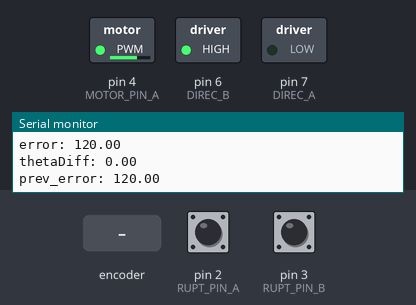
The program below on a simulated Arduino Mega 2560, built with avr-gcc and run on an emulated ATmega2560. Parts: switched loads named in the program (green lamp = pin HIGH), the last lines printed to the serial monitor. Inputs (shaded band) come from the test bench; at power-on: pin 2 (RUPT_PIN_A) LOW, pin 3 (RUPT_PIN_B) LOW.

Above: at 4.2 s.
4.3 s: rotary encoder on pin 2 (RUPT_PIN_A) / pin 3 (RUPT_PIN_B) turned 2 steps (second pin leading)
At 6.0 s:
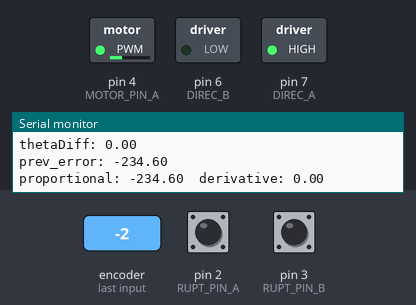
6.3 s: rotary encoder on pin 2 (RUPT_PIN_A) / pin 3 (RUPT_PIN_B) turned 3 steps (first pin leading)
At 8.2 s:
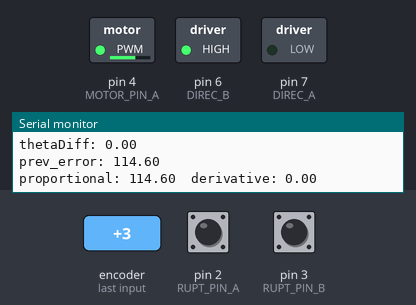
Timing chart, 0 to 9.7 s (numbered marks = the images above; inputs shaded):
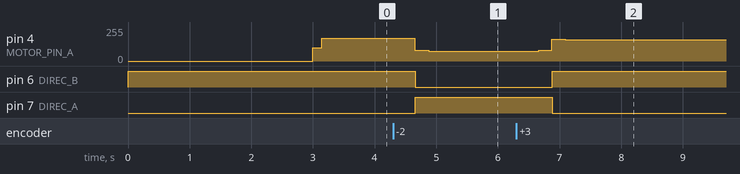

The program:

main.cpp
```cpp
#include <stdlib.h>
#include <Arduino.h>
#include <globals.h>
#include <pid_controller.h>
//#include <Ticker.h>

int valA = 0;
int valB = 0;
int dir = 0;
int count = 0;
float thetaDeg = 0;
float thetaDesired = 0;
float thetaDiff = 0;
int pid = 0;
int pwm = 0;

//PID controller variables
unsigned long time = 0;
unsigned long prev_time = 0;
unsigned long delta_t;
float error;

void secondsDelay(int n);

//Interrupts from slot detectors to determine the direction of spin
void ISRA();
void ISRB();
//motor driver setup
void setFWD();
void setREV();
//compute PID function in pid_controller lib and apply PID in main
void applyPID();

PID* PIDA = new PID();

void setup() {
  Serial.begin(9600);
  attachInterrupt(digitalPinToInterrupt(RUPT_PIN_A),ISRA,CHANGE);
  attachInterrupt(digitalPinToInterrupt(RUPT_PIN_B),ISRB,CHANGE);
  valA = digitalRead(RUPT_PIN_A); //initial reading
  valB = digitalRead(RUPT_PIN_B);
  dir = (valA ^ valB) ? 0 : 1;
  count = 0;
  pinMode(MOTOR_PIN_A, OUTPUT); //PWM pin
  pinMode(DIREC_A, OUTPUT);
  pinMode(DIREC_B, OUTPUT);
  setREV();
  analogWrite(MOTOR_PIN_A, 0);
  secondsDelay(3);
  analogWrite(MOTOR_PIN_A, 100);
} //end setup

void loop()
{
    //Serial.println(dir);
    Serial.println("---------------------------------");
    //read input for theta setpoint; thetaDesired = ?
    thetaDesired = 120;
    Serial.print("thetaDesired: ");
    Serial.println(thetaDesired);
    //read theta from encoder;
    thetaDeg = DEG((float)count*1.8); //Serial.println(thetaDeg); //thetaDeg = 45;
    Serial.print("thetaActual: ");
    Serial.println(thetaDeg);
    //inputs for PID

    error = thetaDesired - thetaDeg;
    //thetaDiff = DEG(thetaDesired - thetaDeg);
    Serial.print("error: ");
    Serial.println(error);
    Serial.print("thetaDiff: ");
    Serial.println(thetaDiff);

    prev_time = time;
    time = millis();
    delta_t = time - prev_time;

    //compute PID on theta desired
    pid = (PIDA->ComputePID(delta_t, error));
    Serial.print("PID pwm: ");
    Serial.println(pid);

    analogWrite(MOTOR_PIN_A, abs(pid));
    if (pid < -5) {
      setFWD();
    }
    else if (pid > 5) {
      setREV();
    }
    // else if ((pid>-50)&&(pid<50)) {

    // }
    else
    {
      analogWrite(MOTOR_PIN_A, 0);
    }
    delayMicroseconds(50);

    //use PID signal to follow trajectory
    //applyPID();


} //end main


void ISRA() {
  dir = (valA ^ valB) ? 0 : 1;
  valA = digitalRead(RUPT_PIN_A);
  dir ? count++ : count--;

}

void ISRB() {
  valB = digitalRead(RUPT_PIN_B);
  dir = (valA ^ valB) ? 0 : 1;

}


void setREV() {
  Serial.println("REV");
  digitalWrite(DIREC_A, LOW);
  digitalWrite(DIREC_B, HIGH);
}

void setFWD() {
  Serial.println("FWD");
  digitalWrite(DIREC_A, HIGH);
  digitalWrite(DIREC_B, LOW);
}

void secondsDelay(int n)
{
    int i = 0;
    for (i=0; i < n; i++) {
      delay(1000);
    }
}
```

globals.h
```cpp
#ifndef GLOBAL_H
#define GLOBAL_H

#define CONST_NUM 3

//Pin assignments
#define RUPT_PIN_A 2
#define RUPT_PIN_B 3
#define MOTOR_PIN_A 4
#define DIREC_A 7
#define DIREC_B 6

#define DEG(A) ( ((A) < 0) ? 360 + (A) : (A) )


#endif
```

pid_controller.h
```cpp
#ifndef PID_CONTROLLER_H
#define PID_CONTROLLER_H

#include <Arduino.h>

class PID
{


  private:
    float proportional;
    float derivative;
    float integral;
    float errorSum;
    float prev_error;
    float output;

  public:
    #define K_P 1
    #define K_D 0.8
    #define K_I 0

    PID();
    int ComputePID(unsigned long delta_t, float error);
    //PID() : proportional(0.0), derivative(5.0), integral(0.0), errorSum(0.0), prev_error(0.0), output(0.0) {}
    //  Box(double l = 2.0, double b = 2.0, double h = 2.0) {


}; //end class

#endif
```

pid_controller.cpp
```cpp
#include <stdlib.h>
#include <Arduino.h>
#include <pid_controller.h>

PID::PID() {
    this->proportional = 0.0;
    this->derivative = 0.0;
    this->integral = 0.0;
    this->errorSum = 0.0;
    this->prev_error = 0.0;
}

int PID::ComputePID(unsigned long delta_t, float error) {
    Serial.print("prev_error: ");
    Serial.println(this->prev_error);
    // Serial.println("entered Compute PID");

    // theta_current = ReadTheta(0); //0 represents first motor

    proportional = error * K_P;
    if (delta_t > 0) //so derivative term is not infinity
    derivative = (error - prev_error)/delta_t * K_D;


    // errorSum += error * (float)delta_t;
    // integral = errorSum * K_I;
    Serial.print("proportional: ");
    Serial.print(this->proportional);
    Serial.print("  derivative: ");
    Serial.println(this->derivative);
    // Serial.print("  integral: ");
    // Serial.println(this->integral);

    prev_error = error;

    output = this->proportional + this->derivative + this->integral;
    Serial.print("PID output: ");
    Serial.println(output);
    output = map((int)output, -180, 180, -255, 255);
    return output;

}; //end
```

Measured:
- after the input at 4.3 s, pin 4 (MOTOR_PIN_A): 170/255 → 82/255 after 0.36 s, → 75/255 0.22 s later; pin 6 (DIREC_B): HIGH → LOW after 0.36 s; pin 7 (DIREC_A): LOW → HIGH after 0.36 s
- after the input at 6.3 s, pin 4 (MOTOR_PIN_A): 75/255 → 81/255 after 0.36 s, → 165/255 0.22 s later, → 161/255 0.22 s later; pin 6 (DIREC_B): LOW → HIGH after 0.58 s; pin 7 (DIREC_A): HIGH → LOW after 0.58 s
